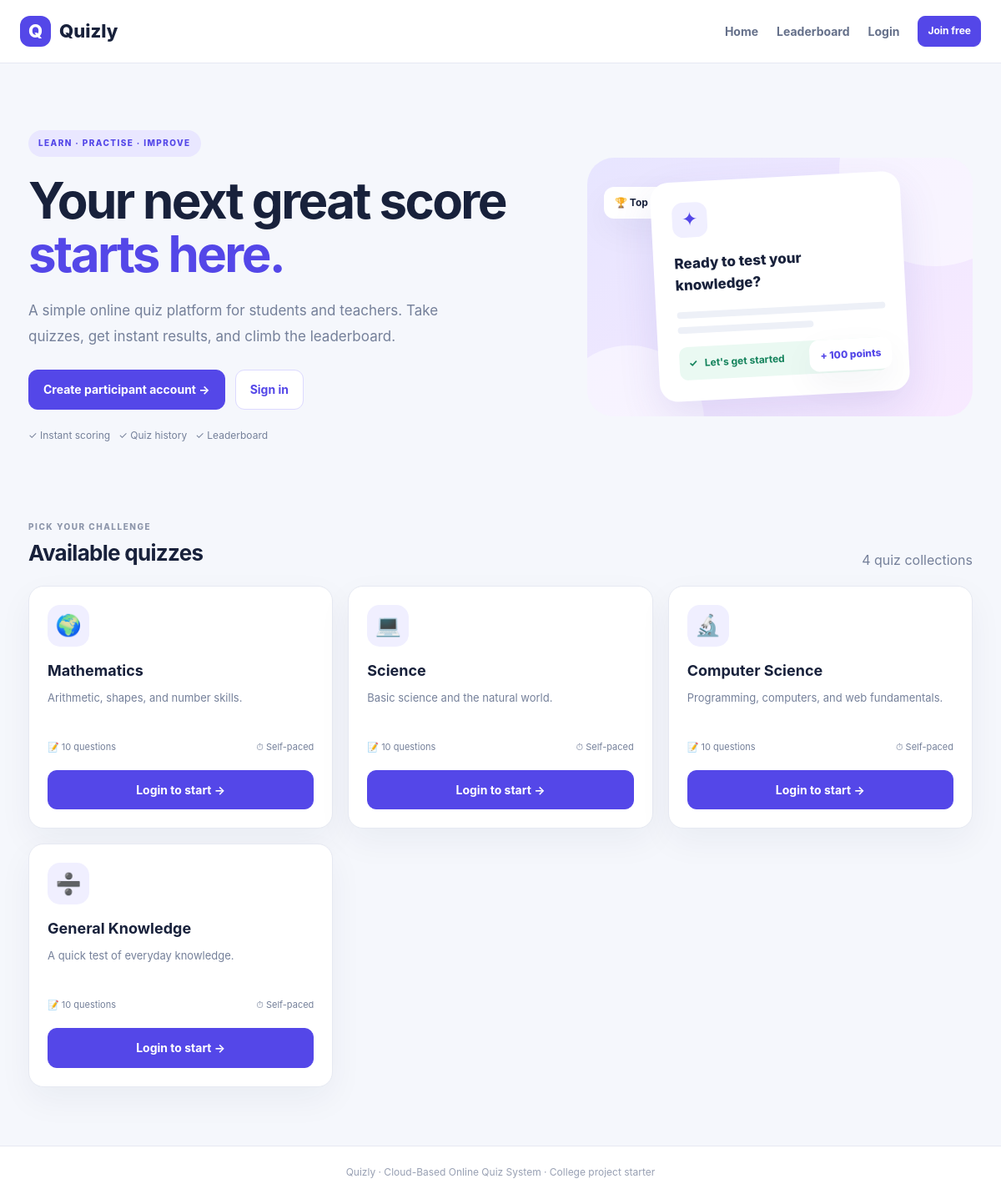
The page / on the database its author committed.
### tables this page shows
CREATE TABLE quizzes (
      id INTEGER PRIMARY KEY AUTOINCREMENT,
      title TEXT NOT NULL, description TEXT DEFAULT '',
      created_at TEXT NOT NULL
    );

### app.py (the view)
@app.route("/")
def home():
    con = db()
    quizzes = con.execute("""SELECT q.*, COUNT(questions.id) question_count FROM quizzes q
      LEFT JOIN questions ON questions.quiz_id=q.id GROUP BY q.id ORDER BY q.id DESC""").fetchall()
    con.close()
    return render_template("home.html", quizzes=quizzes)

### app.py (called while the page is built)
def db():
    con = sqlite3.connect(DB_PATH)
    con.row_factory = sqlite3.Row
    con.execute("PRAGMA foreign_keys = ON")
    return con

@app.context_processor
def common_context():
    return {"current_user": session.get("name"), "current_role": session.get("role")}

### templates/home.html
{% extends "base.html" %}{% block title %}Home{% endblock %}{% block content %}<section class="hero"><div><span class="pill">LEARN · PRACTISE · IMPROVE</span><h1>Your next great score<br><span>starts here.</span></h1><p>A simple online quiz platform for students and teachers. Take quizzes, get instant results, and climb the leaderboard.</p><div class="hero-actions"><a class="btn" href="{{ url_for('register') }}">Create participant account →</a><a class="btn btn-outline" href="{{ url_for('login') }}">Sign in</a></div><div class="hero-note">✓ Instant scoring &nbsp; ✓ Quiz history &nbsp; ✓ Leaderboard</div></div><div class="hero-art"><div class="art-card"><div class="art-icon">✦</div><div class="art-title">Ready to test your knowledge?</div><div class="art-line"></div><div class="art-line short"></div><div class="art-answer">✓ &nbsp; Let's get started</div><div class="art-score">+ 100 points</div></div><div class="float-badge">🏆 Top learner</div></div></section><div class="section-title"><div><span class="eyebrow">PICK YOUR CHALLENGE</span><h2>Available quizzes</h2></div><span class="muted">{{ quizzes|length }} quiz collections</span></div><div class="grid">{% for q in quizzes %}<article class="card quiz-card"><div class="card-icon">{{ ['🌍','💻','🔬','➗','🧠'][loop.index0 % 5] }}</div><h3>{{ q.title }}</h3><p>{{ q.description or 'Test your knowledge with this quiz.' }}</p><div class="card-meta"><span>📝 {{ q.question_count }} questions</span><span>⏱ Self-paced</span></div>{% if session.get('role') == 'participant' %}<a class="btn btn-block" href="{{ url_for('take_quiz', quiz_id=q.id) }}">Start quiz →</a>{% elif not session.get('user_id') %}<a class="btn btn-block" href="{{ url_for('login') }}">Login to start →</a>{% else %}<span class="muted">Admin view</span>{% endif %}</article>{% else %}<p>No quizzes have been created yet.</p>{% endfor %}</div>{% endblock %}

### static/style.css (style rules this page uses)
:root { --bg:#f5f7fc;--card:#fff;--ink:#18213b;--muted:#75809a;--primary:#5447e8;--primary2:#766cf5;--line:#e6e9f2;--soft:#f0efff;--green:#15966a;--shadow:0 15px 40px #1b28500d }
* { box-sizing:border-box }
body { margin:0;background:var(--bg);font-family:Inter,Segoe UI,Arial,sans-serif;color:var(--ink);line-height:1.55 }
a { color:var(--primary);text-decoration:none }
.btn { display:inline-flex;align-items:center;justify-content:center;gap:8px;border:1px solid var(--primary);background:var(--primary);color:#fff;padding:12px 17px;border-radius:11px;font-weight:750;font-size:14px;cursor:pointer;transition:.18s }
.btn-outline { background:#fff;color:var(--primary);border-color:#dcd9ff }
.btn-block { width:100% }
.hero { display:grid;grid-template-columns:1.15fr .85fr;align-items:center;gap:45px;padding:48px 0 60px }
.pill { display:inline-block;background:#e9e7ff;color:var(--primary);font-size:10px;font-weight:850;letter-spacing:1.4px;border-radius:99px;padding:8px 12px }
.hero h1 { font-size:clamp(42px,5vw,66px);letter-spacing:-2.6px;line-height:1.08;margin:20px 0 }
.hero h1 span { color:var(--primary) }
.hero p { font-size:17px;color:var(--muted);max-width:550px;line-height:1.8 }
.hero-actions { display:flex;gap:12px;flex-wrap:wrap;margin-top:25px }
.hero-note { font-size:12px;color:var(--muted);margin-top:22px }
.hero-art { min-height:310px;background:linear-gradient(140deg,#e7e5ff,#f8eaff);border-radius:32px;display:grid;place-items:center;position:relative;overflow:hidden }
.hero-art:before,.hero-art:after { content:"";position:absolute;border-radius:50%;background:#fff8;width:230px;height:230px;top:-100px;right:-70px }
.hero-art:after { width:180px;height:180px;top:auto;right:auto;bottom:-95px;left:-40px }
.art-card { z-index:1;width:min(300px,78%);background:#fff;border-radius:22px;padding:25px;box-shadow:0 20px 50px #4939b51e;transform:rotate(-3deg) }
.art-icon { height:42px;width:42px;display:grid;place-items:center;border-radius:13px;background:var(--soft);color:var(--primary);font-size:23px }
.art-title { font-weight:800;font-size:17px;margin:18px 0 }
.art-line { height:8px;background:#edf0f7;border-radius:10px;margin:10px 0 }
.art-line.short { width:65% }
.art-answer { padding:11px;background:#eaf9f2;color:#13825b;border-radius:10px;font-size:12px;font-weight:700;margin-top:16px }
.art-score { position:absolute;background:#fff;padding:10px 13px;border-radius:12px;color:var(--primary);font-weight:800;font-size:12px;right:20px;bottom:27px;box-shadow:var(--shadow) }
.float-badge { position:absolute;top:35px;left:20px;background:#fff;padding:10px 13px;border-radius:12px;box-shadow:var(--shadow);font-size:12px;font-weight:750 }
.section-title { display:flex;align-items:end;justify-content:space-between;gap:18px;margin:25px 0 18px }
.section-title h2 { font-size:26px;margin:2px 0 0;letter-spacing:-.7px }
.eyebrow { color:#8d96ab;font-size:10px;font-weight:850;letter-spacing:1.5px }
.muted { color:var(--muted) }
.grid { display:grid;grid-template-columns:repeat(3,minmax(0,1fr));gap:18px }
.card,.stat,.form-card,.table-wrap { background:var(--card);border:1px solid var(--line);border-radius:18px;box-shadow:var(--shadow) }
.quiz-card { padding:22px;display:flex;flex-direction:column;align-items:flex-start }
.card-icon { width:50px;height:50px;border-radius:15px;background:var(--soft);display:grid;place-items:center;font-size:25px;margin-bottom:15px }
.quiz-card h3 { margin:0 0 8px;font-size:18px }
.quiz-card p { color:var(--muted);font-size:13px;min-height:42px;margin:0;line-height:1.65 }
.card-meta { display:flex;justify-content:space-between;gap:8px;color:var(--muted);font-size:11px;margin:19px 0;width:100% }
.quiz-card .btn { margin-top:auto }

### rows shown on the page
quizzes: index0 "🌍", title "Mathematics", description "Arithmetic, shapes, and number skills.", question_count "10"
quizzes: index0 "💻", title "Science", description "Basic science and the natural world.", question_count "10"
quizzes: index0 "🔬", title "Computer Science", description "Programming, computers, and web fundamentals.", question_count "10"
quizzes: index0 "➗", title "General Knowledge", description "A quick test of everyday knowledge.", question_count "10"

### other values the page prints
{{ quizzes|length }} "4"
